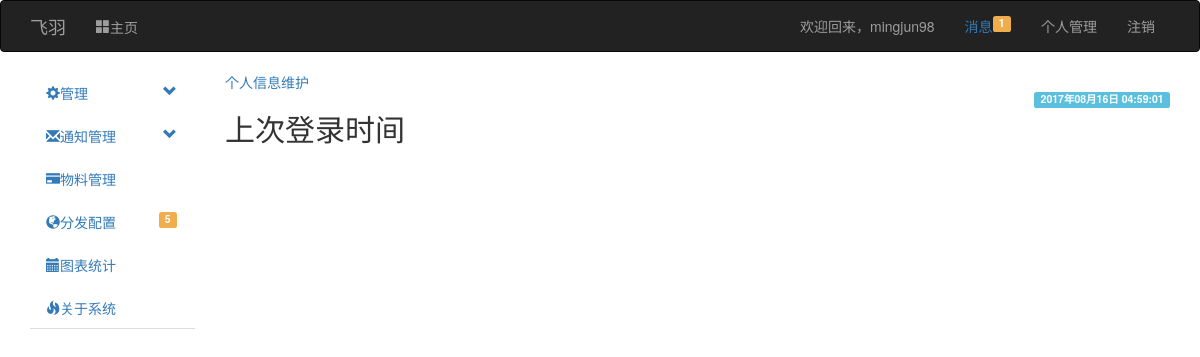
Page /console1 (signed in) on the earlier database version.
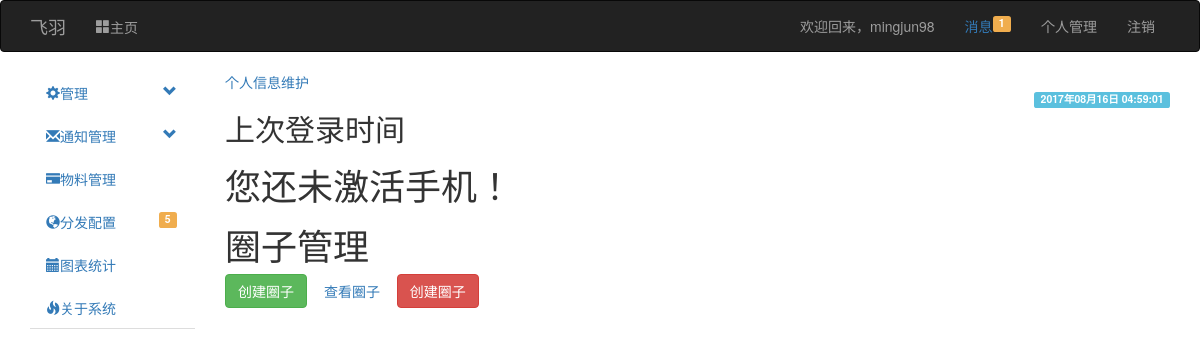
Same page on the later database version.
### app/manage/views.py (the view)
@manage.route('/console1')
@login_required
def console():
    if not (current_user.email_confirmed or current_user.telephone_confirmed):
        flash("当前帐号未激活！请先激活邮箱/手机号！")
        return redirect(url_for("manage.confirm", uid=current_user.get_id()))
    try:
        time_array = time.localtime(current_user.last_login_time)
        otm = time.strftime("%Y %m %d %T", time_array)
        t1 = [otm[:4], '年', otm[5:7], '月', otm[8:10], '日 ', otm[-8:]]
        otm = ''.join(t1)
    except:
        otm = "N/A"
    return render_template("manage/console.html", last_login_time=otm)

### app/manage/__init__.py (called while the page is built)
@manage.app_context_processor
def inject_base64():
    b = base64.b64encode
    str1 = str
    fmttimestamp = f2t
    return dict(b=b, str=str1, fmttime=fmttimestamp)

### app/manage/views.py (called while the page is built)
@manage.before_app_request
def before_request():
    if request.endpoint is None:
        abort(404)
    if current_user.is_authenticated \
    and not (current_user.email_confirmed or current_user.telephone_confirmed) \
    and request.endpoint[:5] != 'auth.' \
    and request.endpoint[:14] != 'manage.confirm' \
    and request.endpoint[:19] != 'manage.unconfirmed' \
    and request.endpoint != 'static' \
    and request.endpoint != 'api_v1.get_message' \
    and request.endpoint[:15] != 'manage.confirm_':
        print(request.endpoint[:16])
        return redirect(url_for('manage.unconfirmed'))

### app/models.py (called while the page is built)
@login_manager.user_loader
def load_user(user_id):
    return User.query.get(int(user_id))

### app/templates/manage/console.html (shortened to what this page needs)
{% extends "base.html" %}
{% block page_content %}
    <a href="{{ url_for('manage.user_info') }}">个人信息维护</a>
    <h2 class="label label-info pull-right">{{ last_login_time }}</h2><h2>上次登录时间</h2>
    {% if not current_user.telephone_confirmed %}
<h1>您还未激活手机！</h1>
        <h1>圈子管理</h1>
        <a href="{{ url_for('manage.create_group') }}" class="btn btn-success">创建圈子</a>
        <a href="{{ url_for('manage.view_group') }}" class="btn btn-group">查看圈子</a>
        <a href="{{ url_for('manage.create_group') }}" class="btn btn-danger">创建圈子</a>
{% endif %}
{% endblock %}

Differences in the rows shown:
changed User "mingjun98": telephone_confirmed True → False (drawn)
Other differences:
text now shown: "您还未激活手机！ 圈子管理 创建圈子 查看圈子 创建圈子"
